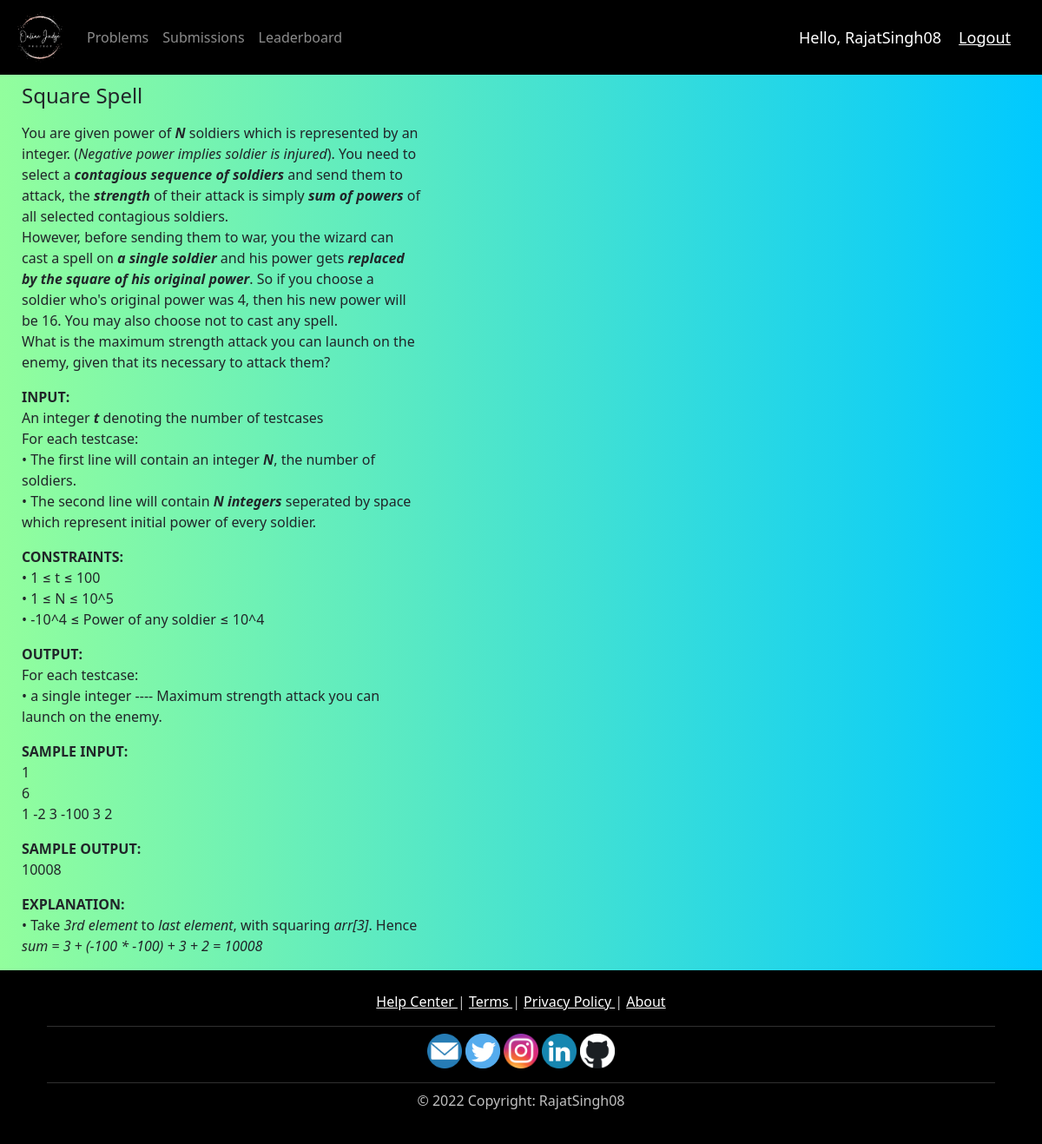
/problems/8/ (signed in), run on the app's committed database.
### OJ/models.py (models this page shows, shortened)
class Problem(models.Model):
    TOUGHNESS = (("Easy", "Easy"), ("Medium", "Medium"), ("Tough", "Tough"))
    STATUS = (("Unsolved", "Unsolved"), ("Solved", "Solved"))
    id = models.BigAutoField(primary_key=True)
    name = models.CharField(max_length=100, default="")
    description = RichTextField(default="")
    example = RichTextField(default="")
    difficulty = models.CharField(max_length=10, choices=TOUGHNESS)
    score = models.IntegerField(default=0)
    solved_status = models.CharField(
        max_length=10, choices=STATUS, default="Unsolved")

### OJ/views.py (the view)
# urls.py: path('problems/<int:problem_id>/', views.descriptionPage, name='description'),
@login_required(login_url='login')
def descriptionPage(request, problem_id):
    problem = get_object_or_404(Problem, id=problem_id)
    return render(request, 'OJ/description.html', {'problem': problem})

### OJ/templates/OJ/description.html
{% extends 'OJ/main.html' %}
{% block content %}
<div class="description_class">
    <h4>{{problem.name}}</h4>
    {% autoescape off %}
    <p>{{problem.description}}</p>
    <p>{{problem.example}}</p>
    {% endautoescape %}
</div>
{% endblock %}

### OJ/templates/OJ/navbar.html (shortened to what this page needs)
{% load static %}
<nav class="navbar navbar-expand-lg navbar-dark"
    style="background-color: #000000;">
    <a class="navbar-brand" href="/"><img src="{% static 'images/logo.png' %}"
            width="60" height="60" /></a>
    <div class="collapse navbar-collapse" id="navbarNav">
        <ul class="navbar-nav mr-auto mt-2 mt-lg-0">
            <li class="nav-item">
                <a class="nav-link" href="/problems">Problems</a>
            </li>
            <li class="nav-item">
                <a class="nav-link" href="/submissions">Submissions</a>
            </li>
            <li class="nav-item">
                <a class="nav-link" href="/leaderboard">Leaderboard</a>
            </li>
        </ul>
    </div>
    <span class="hello-msg">Hello, {{request.user}}</span>
    <span><a class="hello-msg" href="{% url 'logout' %}">Logout</a></span>
</nav>

### static/css/main.css (style rules this page uses)
body { background: #00C9FF !important; background: -webkit-linear-gradient(to right, #92FE9D, #00C9FF) !important; background: linear-gradient(to right, #92FE9D, #00C9FF) !important; }
.description_class { text-align: left !important; width: 40% !important; }

### OJ/templates/OJ/navbar.html (style rules this page uses)
.hello-msg { font-size: 18px; color: #fff; margin-right: 20px; }

### data on the page
Problem: name "Square Spell", description "You are given power of N soldiers which is represented by an integer. ( Negative power implies soldier is injured ). You need to select a contagious sequence of soldiers and send them to attack, the strength of their attack is simply sum of powers of all selected contagious soldiers. However, before sending them to war, you the wizard can cast a spell on a single soldier and his power gets replaced by the square of his original power . So if you choose a soldier who's original power was 4, then his new power will be 16. You may also choose not to cast any spell. What is the maximum strength attack you can launch on the enemy, given that its necessary to attack them? INPUT: An integer t…", example "SAMPLE INPUT: 1 6 1 -2 3 -100 3 2 SAMPLE OUTPUT: 10008 EXPLANATION: • Take 3rd element to last element , with squaring arr[3] . Hence sum = 3 + (-100 * -100) + 3 + 2 = 10008"

### other printed values
{{ request.user }} "RajatSingh08"
